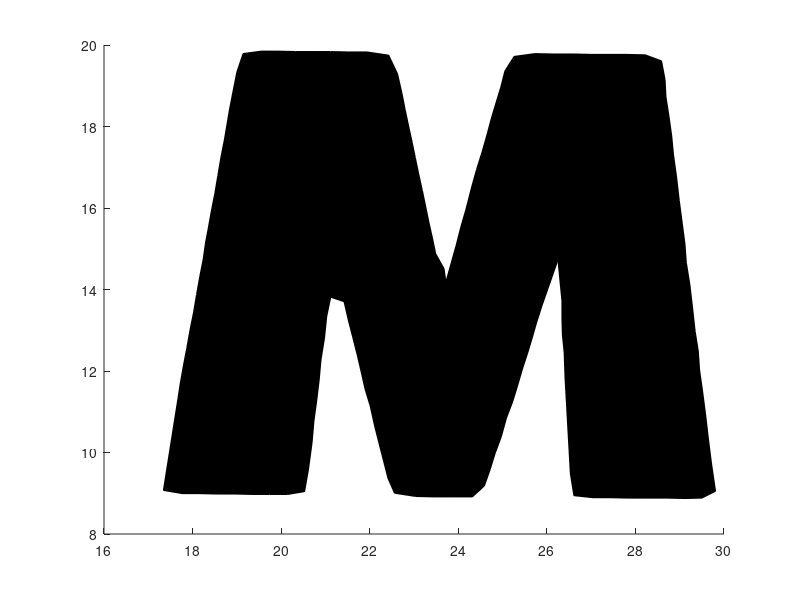

Here is the MATLAB script that generated this plot: (Note: this script raises an error after producing the figure.)
%% script_3
%
%   This script produces the third letter in the logo.
%

%read in data
data = csvread('data/letter_3.csv');
%plot data
l = patch(data(:,1), data(:,2), 'black');
l.LineWidth = 2;

%% SOLUTION: Breakout 1

% %read in data
% data = csvread('data/letter_3.csv');
% %plot data
% l = patch(data(:,1), data(:,2), [1, 0.8, 0]);  % per reviewer comment
% l.LineWidth = 2;
